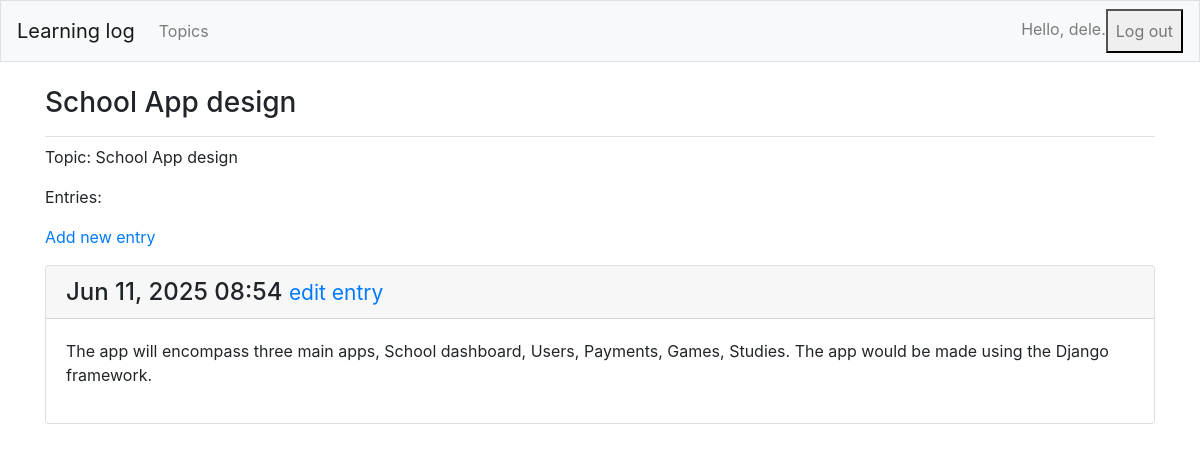
/topics/9/ (signed in), run on the app's committed database.
### learning_logs/models.py (models this page shows, shortened)
class Topic(models.Model):
  text = models.CharField(max_length=200)
  date_added = models.DateTimeField(auto_now_add=True)
  owner = models.ForeignKey(User, on_delete=models.CASCADE)
  def __str__(self):
    return self.text

class Entry(models.Model):
  topic = models.ForeignKey(Topic, on_delete=models.CASCADE)
  text = models.TextField()
  date_added = models.DateTimeField(auto_now_add=True)
  class Meta:
    verbose_name_plural = 'entries'

### learning_logs/views.py (the view)
# urls.py: path('topics/<int:topic_id>/', views.topic, name='topic'),
@login_required
def topic(request, topic_id):
    topic = Topic.objects.get(id = topic_id)
    if topic.owner != request.user:
        raise Http404
    entries = topic.entry_set.order_by('-date_added')
    context = {'topic': topic, 'entries': entries}
    return render(request, 'learning_logs/topic.html', context)

### learning_logs/templates/learning_logs/topic.html
{% extends 'learning_logs/base.html' %}
{% block page_header %}
 <h3>{{ topic }}</h3>
{% endblock page_header %}
{% block content %}
    <p>Topic: {{ topic }}</p>
  <p>Entries:</p>
  <p>
    <a href="{% url 'learning_logs:new_entry' topic.id %}">Add new entry</a>
  </p>
    {% for entry in entries %}
      <div class="card mb-3">
        <h4 class="card-header">
          {{ entry.date_added|date:'M d, Y H:i' }}
          <small>
            <a href="{% url 'learning_logs:edit_entry' entry.id %}">edit entry</a>
          </small>
        </h4>
        <div class="card-body">
          {{ entry.text|linebreaks }}
        </div>
      </div>
      {% empty %}
       <p>There are no entries for this topic yet.</p>
      {% endfor %}
{% endblock content %}

### learning_logs/templates/learning_logs/base.html (shortened to what this page needs)
{% load bootstrap4 %}
<!doctype html>
<html lang="en">
<head>
    {% bootstrap_css %}
</head>
<body>
    <nav class="navbar navbar-expand-md navbar-light bg-light mb-4 border">
        <a class="navbar-brand" href="{% url 'learning_logs:index' %}">Learning log</a>
        <div class="collapse navbar-collapse" id="navbarCollapse">
            <ul class="navbar-nav mr-auto">
                <li class="nav-item">
                    <a class="nav-link" href="{% url 'learning_logs:topics' %}">
                        Topics
                    </a>
                </li>
            </ul>
            <ul class="navbar-nav ml-auto">
                {% if user.is_authenticated %}
                  <li class="nav-item">
                    <span class="navbar-text">Hello, {{user.username}}.</span>
                  </li>
                  <li class="nav-item">
                    <form action="{% url 'users:logout' %}" method="POST" style="display:inline;">
                      <button type="submit" class="nav-link">Log out</button>
                    </form>
                  </li>
                {% endif %}
            </ul>
        </div>
    </nav>
    <main role="main" class="container">
        <div class="pb-2 mb-2 border-bottom">
            {% block page_header %}{% endblock page_header %}
        </div>
        <div>
            {% block content %}{% endblock content %}
        </div>
    </main>
</body>
</html>

### data on the page
Topic: text "School App design"
Entry: date_added "Jun 11, 2025 08:54", text "The app will encompass three main apps, School dashboard, Users, Payments, Games, Studies. The app would be made using the Django framework."

### other printed values
{{ user.username }} "dele"
